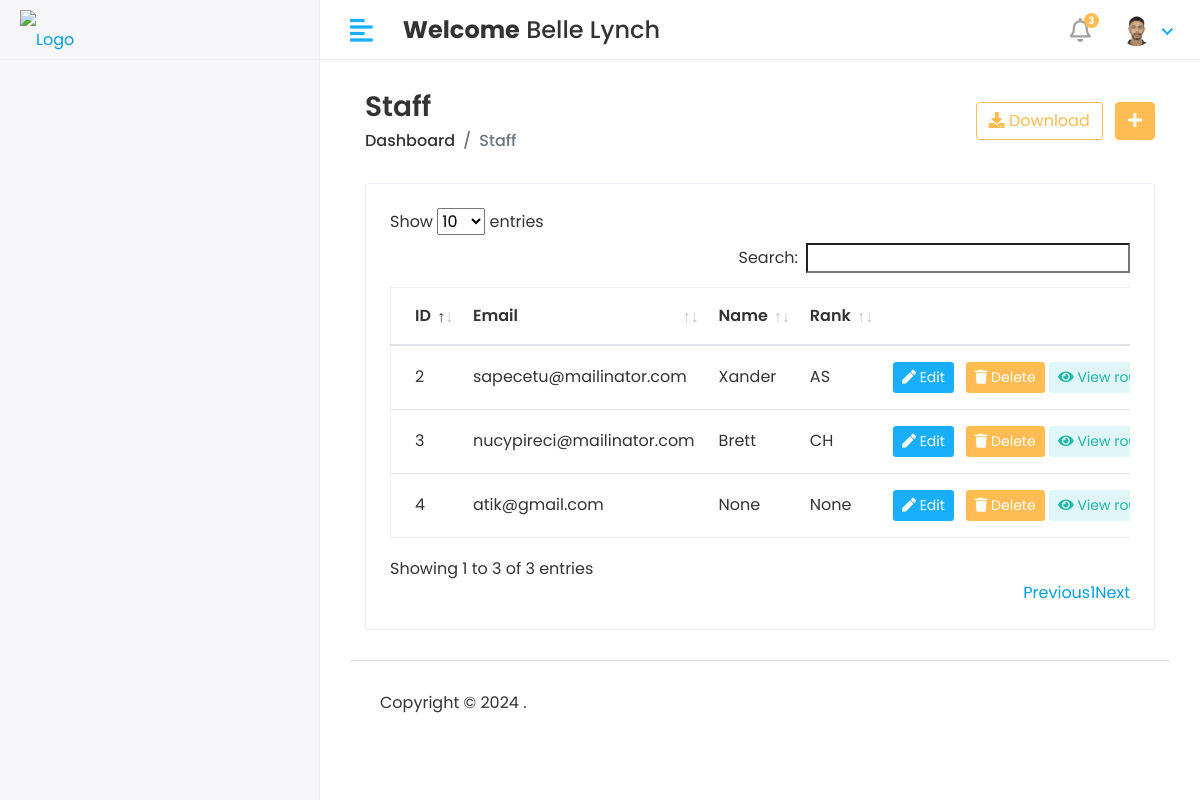
The page /staff/ (signed in) on the database as committed earlier.
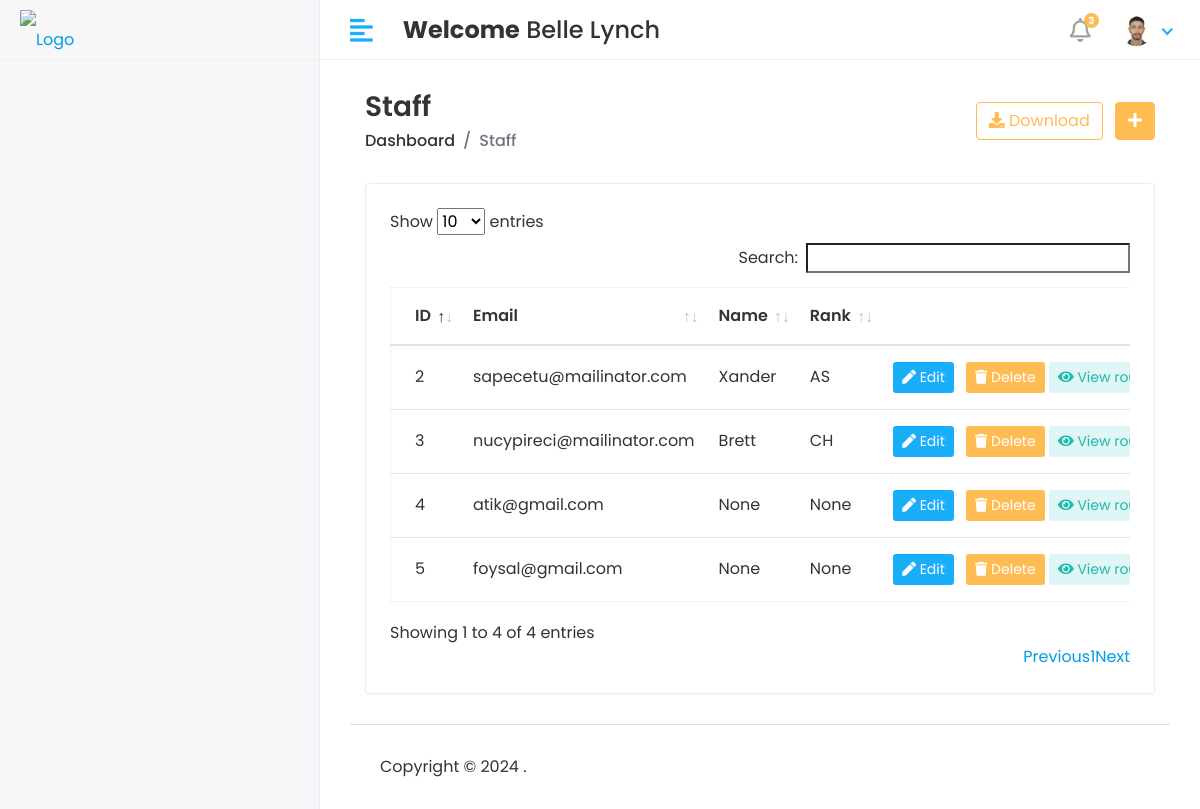
The same page on the database as committed later.
### app/models.py (models this page shows, shortened)
class CustomUser(AbstractUser):
    USER = (
        (1,'HOD'),
        (2,'STAFF'),
        (3,'STUDENT'),
    )
    user_type = models.CharField(choices=USER,max_length=50,default=1)
    profile_pic = models.ImageField(upload_to='media/profile_pic')

class Staff(models.Model):
    RANK_CHOICES = [
        ('CH', 'Chairman'),
        ('AP', 'Associate Professor'),
        ('AS', 'Assistant Professor'),
        ('LE', 'Lecturer'),
    ]
    admin = models.OneToOneField(CustomUser,on_delete=models.CASCADE)
    profile_pic = models.ImageField(upload_to='profile_pics/', null=True, blank=True)
    first_name = models.CharField(max_length=100 ,null=True, blank=True)
    last_name = models.CharField(max_length=100, null=True, blank=True)
    email = models.EmailField(max_length=255, unique=True, null=True, blank=True)  # Assuming email is unique
    address = models.TextField( null=True, blank=True)
    gender = models.CharField(max_length=10, choices=[('M', 'Male'), ('F', 'Female'), ('O', 'Other')], null=True, blank=True)
    created_at = models.DateTimeField(auto_now_add=True, null=True, blank=True)
    updated_at = models.DateTimeField(auto_now=True, null=True, blank=True)
    department = models.ForeignKey(Department, on_delete=models.SET_NULL, null=True, related_name='staff_department')
    rank = models.CharField(max_length=2, choices=RANK_CHOICES, null=True)

### Student_Management_systems/Hod_views.py (the view)
# urls.py: path('staff/', Hod_views.VIEW_STAFF, name='view_staff'),
@login_required(login_url='/')
def VIEW_STAFF(request):
    staff = Staff.objects.all()
    context = {
        'staff': staff,
    }
    return render(request, 'Hod/view_staff.html', context)

### templates/Hod/view_staff.html (shortened to what this page needs)
{% extends 'base.html' %}
{% block content %}
{% load static %}
<div class="content container-fluid">
   <div class="page-header">
      <div class="row align-items-center">
         <div class="col">
            <h3 class="page-title">Staff</h3>
            <ul class="breadcrumb">
               <li class="breadcrumb-item"><a href="index.html">Dashboard</a></li>
               <li class="breadcrumb-item active">Staff</li>
            </ul>
         </div>
         <div class="col-auto text-right float-right ml-auto">
            <a href="#" class="btn btn-outline-primary mr-2"><i class="fas fa-download"></i> Download</a>
            <a href="{% url 'add_staff' %}" class="btn btn-primary"><i class="fas fa-plus"></i></a>
         </div>
      </div>
   </div>
   <div class="row">
      <div class="col-sm-12">
         <div class="card card-table">
            <div class="card-body">
               <div class="table-responsive">
                  <table id="table_id" class="table table-hover table-center mb-0">
                     <thead>
                        <tr>
                           <th>ID</th>
                           <th>Email</th>
                           <th>Name</th>
                           <th>Rank</th>
                           <th class="text-right">Actions</th>
                        </tr>
                     </thead>
                     <tbody>
                        {% for staff_member in staff %}
                        <tr>
                           <td>{{ staff_member.id }}</td>
                           <td>{{ staff_member.admin.email }}</td>
                           <td>{{ staff_member.first_name }}</td>
                           <td>{{ staff_member.rank }}</td>
                           <td class="text-right">
                              <div class="actions">
                                 <a href="{% url 'edit_staff' staff_member.id %}" class="btn btn-sm bg-success-light mr-2">
                                    <i class="fas fa-pen"></i> Edit
                                 </a>
                                 <a href="{% url 'delete_staff' staff_member.admin.id %}" class="btn btn-sm bg-danger-light">
                                    <i class="fas fa-trash"></i> Delete
                                 </a>
                                 <a href="{% url 'teacher_routines' staff_member.pk %}" class="btn btn-sm bg-info-light">
                                    <i class="fas fa-eye"></i> View routine
                                 </a>
                              </div>
                           </td>
                        </tr>
                        {% endfor %}
                     </tbody>
                  </table>
               </div>
            </div>
         </div>
      </div>
   </div>
</div>
{% endblock %}

### templates/base.html (shortened to what this page needs)
<!DOCTYPE html>
<html lang="en">
{% load static %}
   <head>
      <link rel="stylesheet" href="{% static 'assets/plugins/bootstrap/css/bootstrap.min.css' %}">
      <link rel="stylesheet" href="{% static 'assets/plugins/fontawesome/css/fontawesome.min.css' %}">
      <link rel="stylesheet" href="{% static 'assets/plugins/fontawesome/css/all.min.css' %}">
      <link rel="stylesheet" href="{% static 'assets/css/style.css' %}">
       <link rel="stylesheet" href="{% static 'assets/plugins/datatables/datatables.min.css' %}">
   </head>
   <body>
<div class="main-wrapper">
       {% include 'includes/header.html' %}
         {% include 'includes/sidebar.html' %}
<div class="page-wrapper">
    <div class="content container-fluid">
       {% block content %}
       {% endblock %}
          {% include 'includes/footer.html' %}
         </div>
      </div>
</div>
   </body>
</html>

### templates/includes/header.html (shortened to what this page needs)
{% load static%}
<div class="header">
   <div class="header-left">
      <a href="index.html" class="logo">
      <img src="{% static 'assets/img/2.png ' %}" alt="Logo">
      </a>
   </div>
   <a href="javascript:void(0);" id="toggle_btn">
   <i class="fas fa-align-left"></i>
   </a>
   <div class="top-nav-search mt-3">
      <h4><strong>Welcome</strong>&nbsp;<span>{{user.first_name}} {{user.last_name}}</span></h4>
   </div>
   <ul class="nav user-menu">
      <li class="nav-item dropdown noti-dropdown">
         <a href="#" class="dropdown-toggle nav-link" data-toggle="dropdown">
         <i class="far fa-bell"></i> <span class="badge badge-pill">3</span>
         </a>
      </li>
      <li class="nav-item dropdown has-arrow">
         <a href="#" class="dropdown-toggle nav-link" data-toggle="dropdown">
            {% if user.profile_pic == "" %}
            <span class="user-img"><img class="rounded-circle" src="{% static 'assets/img/onimg.png'%}" width="31" alt="Ryan Taylor"></span>
            {% else%}
         <span class="user-img"><img class="rounded-circle" src="/{{user.profile_pic}}" width="31" alt="Ryan Taylor"></span>
            {% endif %}
         </a>
      </li>
   </ul>
</div>

### templates/includes/sidebar.html (shortened to what this page needs)
{% load active_link_tags %}
<div class="sidebar" id="sidebar">
   <div class="sidebar-inner slimscroll">
      <div id="sidebar-menu" class="sidebar-menu">
      </div>
   </div>
</div>

### templates/includes/footer.html
<footer>
          <p>Copyright © 2024 .</p>
</footer>

Rows that differ between the two databases and show on the page:
added Staff: id "5", admin.email "foysal@gmail.com", first_name "None", rank "None"
Other text that changed with them:
text written by a page script: "Show entries Search: Showing 1 to 3 of 3 entries Previous 1 Next" → "Show entries Search: Showing 1 to 4 of 4 entries Previous 1 Next"
